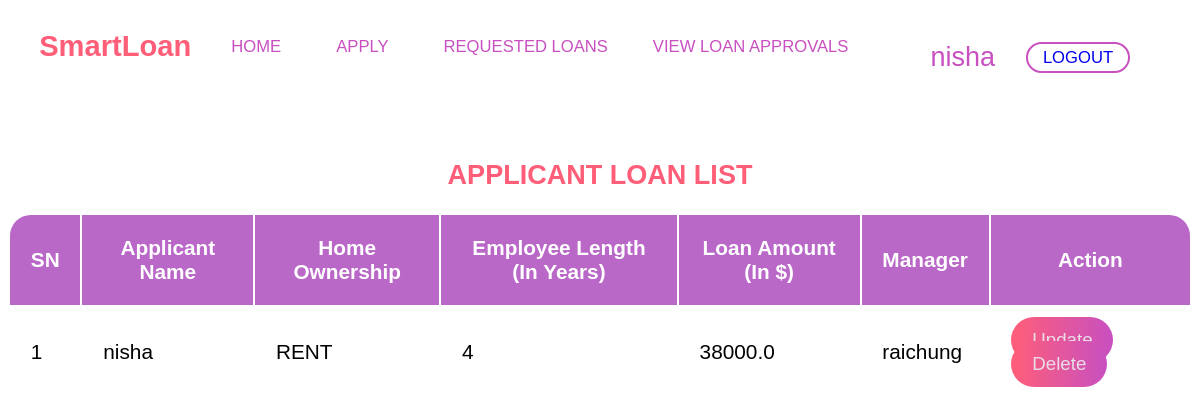
Page /loan/list/ (signed in) on the committed database.
### loan_approval/models.py (models this page shows)
class Loan(models.Model):
    OWNERSHIP_CHOICES = [('RENT','RENT'),
                         ('OWN','OWN'),
                         ('MORTGAGE','MORTGAGE'),
                         ('OTHER','OTHER')
                         ]
    INTENTIONS = [('PERSONAL','PERSONAL'),
                  ('EDUCATION','EDUCATION'),
                  ('MEDICAL','MEDICAL'),
                  ('VENTURE','VENTURE'),
                  ('HOMEIMPROVEMENT','HOMEIMPROVEMENT'),
                  ('DEBTCONSOLIDATION','DEBTCONSOLIDATION')
                  ]
    home_ownership = models.CharField(max_length=10,choices=OWNERSHIP_CHOICES)
    emp_length = models.PositiveIntegerField(validators=[MinValueValidator(0),
                                       MaxValueValidator(43)])
    loan_amount = models.FloatField(validators=[MinValueValidator(0.0),
                                       MaxValueValidator(40000.0)])
    person_age = models.PositiveIntegerField(validators=[MinValueValidator(18),
                                       MaxValueValidator(110)])
    income = models.FloatField(validators=[MinValueValidator(1000.0),
                                       MaxValueValidator(7000000.0)])
    loan_intent = models.CharField(max_length=20,choices=INTENTIONS)
    applicant_details = models.ForeignKey(Applicant, on_delete=models.CASCADE)
    managed_by = models.ForeignKey(Employee, on_delete=models.SET_NULL, null=True)

class Applicant(models.Model):
    applicant = models.OneToOneField(User, on_delete=models.CASCADE)
    def __str__(self):
        return f'{self.applicant.username}'

class Employee(models.Model):
    employee = models.OneToOneField(User, on_delete=models.CASCADE)
    def __str__(self):
        return f'{self.employee.username}'

### loan_approval/views.py (the view)
# urls.py: path('loan/list/',LoanRequestListView.as_view(), name='applicant_loan_list'),
@method_decorator(login_required(login_url=reverse_lazy('loan_approval:user_login')),name="dispatch")
class LoanRequestListView(ListView):
    model = Loan
    template_name = 'loan_approval/applicant_loan_request.html'
    def get_queryset(self):
        queryset = self.model._default_manager.all()
        try:
            user = self.request.user.applicant
        except:
            return queryset
        else:
            return queryset.filter(applicant_details = user)

### loan_approval/templates/loan_approval/applicant_loan_request.html (shortened to what this page needs)
{% load static %}
{% if user.is_authenticated %}
<!DOCTYPE html>
<html lang="en">
  <head>
    <link rel="stylesheet" href="{% static 'css/style4.css' %}" />
    <link rel="stylesheet" href="{% static 'css/loan_request_.css'%}">
  </head>
  <body>
    <nav>
      <div class="logos-section">
        <h2 class="logo">
            <a href="{% url 'loan_approval:index' %}">SmartLoan</a>
        </h2>
        <ul class="menu-items">
          {% if user.is_authenticated %}
          {% if user.applicant %}
          <li>
            <a href="{% url 'loan_approval:dashboard' %}">HOME</a>
          </li>
          <li>
            <a href="{% url 'loan_approval:loan_request' %}">APPLY</a>
          </li>
          <li>
            <a href="{% url 'loan_approval:applicant_loan_list' %}">REQUESTED LOANS</a>
          </li>
          <li>
            <a href="{% url 'loan_approval:loans_details_list' %}">VIEW LOAN APPROVALS</a>
          </li>
          {% endif %}
          {% endif %}
        </ul>
      </div>
      <ul class="cta-btns">
        {% if user.is_authenticated %}
        <li>
          <div >{{request.user}} </div>
        </li>
        <li>
          <a class="cta-btns1" href="{% url 'loan_approval:user_logout' %}">LOGOUT</a>
        </li>
        {% else %}
        <li>
          <a class="cta-btns1" href="{% url 'loan_approval:user_login' %}">LOGIN</a>
        </li>
        {% endif %}
      </ul>
    </nav>
    <main>
    {% if not user.is_staff %}
    <table id="loan-prediction">
        <h2>APPLICANT LOAN LIST</h2>
        <thead>
          <tr>
            <th class="bor-le">SN</th>
            <th>Applicant Name</th>
            <th>Home Ownership</th>
            <th>Employee Length (In Years)</th>
            <th>Loan Amount (In $)</th>
            <th>Manager</th>
            <th class="bor-ri"> Action </th>
          </tr>
        </thead>
        <tbody>
            {% for object in object_list %}
                {% if not object.loandetails %}
                <tr>
                    <td>1</td>
                    <td>{{object.applicant_details}}</td>
                    <td>{{object.home_ownership}}</td>
                    <td>{{object.emp_length}}</td>
                    <td>{{object.loan_amount}}</td>
                    <td>{{object.managed_by}}</td>
                    <td>
                        <a class="button" href="{% url 'loan_approval:loan_update' object.id %}">Update</a>
                        <a class="button" href="{% url 'loan_approval:loan_delete' object.id %}">Delete</a>
                    </td>
                  </tr>
                {% endif%}
            {% endfor %}
        </tbody>
      </table>
      {% else %}
    <h3>Employee or super admin cannot request loans.</h3>
    {% endif%}
</body>
</html>
{% endif %}
  </body>
</html>

### static/css/style4.css (style rules this page uses)
* { font-family: "Poppins", sans-serif; font-size: 1.3rem; }
.logo a { font-size: 1.4rem; color: #ff5e78; text-decoration: none; }
li { list-style: none; }
nav, .cta-btns, .menu-items { display: flex; align-items: center; }
nav { margin: 0 1.5rem 1.5rem 1.5rem; justify-content: space-between; }
.logos-section { display: flex; }
.menu-items li, .cta-btns li { font-size: 0.9rem; margin-right: 1.5rem; color: #c850c0; }
.menu-items li a { position: relative; font-size: 0.8rem; margin-right: 1.5rem; color: #c850c0; text-decoration: none; }
.menu-items li a::after { content: ''; background: linear-gradient(to right, #ff5e78, #c850c0); height: 1.5px; width: 100%; left: 0; position: absolute; bottom: -5px; opacity: 0; transition: all 0.2s; pointer-events: none; }
.cta-btns1, .cta-btns2 { font-size: 0.8rem; text-decoration: none; border: 2px solid #c850c0; padding: 0.2rem 0.7rem; border-radius: 0.9rem; }

### static/css/loan_request_.css (style rules this page uses)
main { display:flex; flex-direction: column; height: 10vh; }
h2 { text-align: center; color: #ff5e78; }
thead { background-color: #ba68c8; color:white; }
thead th { font-size: 1rem; padding:1rem; }
td { font-size: 1rem; padding:1rem; }
.button { background: linear-gradient(to right, #ff5e78, #c850c0); color: #ebdde8; border: none; font-size: 0.9rem; padding: 0.6rem 1rem; border-radius: 1.4rem; margin-top: 1rem; text-decoration: none; }
.bor-le { border-top-left-radius: 1rem; }
.bor-ri { border-top-right-radius: 1rem; }

### rows in the picture
Loan: applicant_details "nisha", home_ownership "RENT", emp_length "4", loan_amount "38000.0", managed_by "raichung"

### other values in the picture
{{ request.user }} "nisha"
